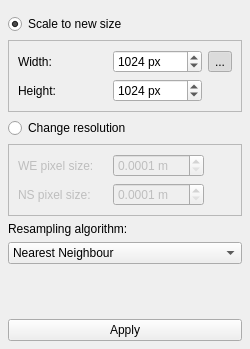
<?xml version="1.0" encoding="UTF-8"?>
<ui version="4.0">
 <class>ResizeWidget</class>
 <widget class="QWidget" name="ResizeWidget">
  <property name="geometry">
   <rect>
    <x>0</x>
    <y>0</y>
    <width>250</width>
    <height>349</height>
   </rect>
  </property>
  <property name="minimumSize">
   <size>
    <width>250</width>
    <height>0</height>
   </size>
  </property>
  <property name="windowTitle">
   <string>Form</string>
  </property>
  <layout class="QVBoxLayout" name="verticalLayout">
   <property name="leftMargin">
    <number>8</number>
   </property>
   <property name="topMargin">
    <number>8</number>
   </property>
   <property name="rightMargin">
    <number>8</number>
   </property>
   <property name="bottomMargin">
    <number>8</number>
   </property>
   <item>
    <widget class="QWidget" name="widget" native="true">
     <layout class="QHBoxLayout" name="horizontalLayout">
      <property name="leftMargin">
       <number>0</number>
      </property>
      <property name="topMargin">
       <number>0</number>
      </property>
      <property name="rightMargin">
       <number>0</number>
      </property>
      <property name="bottomMargin">
       <number>0</number>
      </property>
     </layout>
    </widget>
   </item>
   <item>
    <widget class="QRadioButton" name="sizeRadioButton">
     <property name="text">
      <string>Scale to new size</string>
     </property>
     <property name="checked">
      <bool>true</bool>
     </property>
    </widget>
   </item>
   <item>
    <widget class="QFrame" name="sizeFrame">
     <property name="frameShape">
      <enum>QFrame::StyledPanel</enum>
     </property>
     <property name="frameShadow">
      <enum>QFrame::Raised</enum>
     </property>
     <layout class="QGridLayout" name="gridLayout">
      <item row="0" column="0">
       <widget class="QLabel" name="label">
        <property name="text">
         <string>Width:</string>
        </property>
       </widget>
      </item>
      <item row="0" column="1">
       <widget class="QSpinBox" name="widthSpinBox">
        <property name="suffix">
         <string> px</string>
        </property>
        <property name="minimum">
         <number>1</number>
        </property>
        <property name="maximum">
         <number>32768</number>
        </property>
        <property name="value">
         <number>1024</number>
        </property>
       </widget>
      </item>
      <item row="0" column="2">
       <widget class="QToolButton" name="ratioButton">
        <property name="text">
         <string>...</string>
        </property>
        <property name="checkable">
         <bool>true</bool>
        </property>
        <property name="checked">
         <bool>true</bool>
        </property>
       </widget>
      </item>
      <item row="1" column="0">
       <widget class="QLabel" name="label_2">
        <property name="text">
         <string>Height:</string>
        </property>
       </widget>
      </item>
      <item row="1" column="1">
       <widget class="QSpinBox" name="heigthSpinBox">
        <property name="suffix">
         <string> px</string>
        </property>
        <property name="minimum">
         <number>1</number>
        </property>
        <property name="maximum">
         <number>32768</number>
        </property>
        <property name="value">
         <number>1024</number>
        </property>
       </widget>
      </item>
     </layout>
    </widget>
   </item>
   <item>
    <widget class="QRadioButton" name="resolutionRadioButton">
     <property name="text">
      <string>Change resolution</string>
     </property>
    </widget>
   </item>
   <item>
    <widget class="QFrame" name="resolutionFrame">
     <property name="enabled">
      <bool>false</bool>
     </property>
     <property name="frameShape">
      <enum>QFrame::StyledPanel</enum>
     </property>
     <property name="frameShadow">
      <enum>QFrame::Raised</enum>
     </property>
     <layout class="QGridLayout" name="gridLayout_2">
      <item row="0" column="0">
       <widget class="QLabel" name="label_3">
        <property name="text">
         <string>WE pixel size:</string>
        </property>
       </widget>
      </item>
      <item row="0" column="2">
       <spacer name="horizontalSpacer">
        <property name="orientation">
         <enum>Qt::Horizontal</enum>
        </property>
        <property name="sizeType">
         <enum>QSizePolicy::Fixed</enum>
        </property>
        <property name="sizeHint" stdset="0">
         <size>
          <width>28</width>
          <height>20</height>
         </size>
        </property>
       </spacer>
      </item>
      <item row="1" column="0">
       <widget class="QLabel" name="label_4">
        <property name="text">
         <string>NS pixel size:</string>
        </property>
       </widget>
      </item>
      <item row="0" column="1">
       <widget class="QDoubleSpinBox" name="weResSpinBox">
        <property name="suffix">
         <string> m</string>
        </property>
        <property name="decimals">
         <number>4</number>
        </property>
        <property name="minimum">
         <double>0.000100000000000</double>
        </property>
        <property name="maximum">
         <double>300.000000000000000</double>
        </property>
        <property name="singleStep">
         <double>10.000000000000000</double>
        </property>
       </widget>
      </item>
      <item row="1" column="1">
       <widget class="QDoubleSpinBox" name="nsResSpinBox">
        <property name="suffix">
         <string> m</string>
        </property>
        <property name="decimals">
         <number>4</number>
        </property>
        <property name="minimum">
         <double>0.000100000000000</double>
        </property>
        <property name="maximum">
         <double>300.000000000000000</double>
        </property>
        <property name="singleStep">
         <double>10.000000000000000</double>
        </property>
       </widget>
      </item>
     </layout>
    </widget>
   </item>
   <item>
    <widget class="QLabel" name="label_5">
     <property name="text">
      <string>Resampling algorithm:</string>
     </property>
    </widget>
   </item>
   <item>
    <widget class="QComboBox" name="resamplingComboBox">
     <item>
      <property name="text">
       <string>Nearest Neighbour</string>
      </property>
     </item>
     <item>
      <property name="text">
       <string>Bilinear</string>
      </property>
     </item>
     <item>
      <property name="text">
       <string>Cubic</string>
      </property>
     </item>
     <item>
      <property name="text">
       <string>Cubic Spline</string>
      </property>
     </item>
     <item>
      <property name="text">
       <string>Lanczos</string>
      </property>
     </item>
     <item>
      <property name="text">
       <string>Average</string>
      </property>
     </item>
     <item>
      <property name="text">
       <string>Mode</string>
      </property>
     </item>
     <item>
      <property name="text">
       <string>Gauss</string>
      </property>
     </item>
    </widget>
   </item>
   <item>
    <spacer name="verticalSpacer">
     <property name="orientation">
      <enum>Qt::Vertical</enum>
     </property>
     <property name="sizeHint" stdset="0">
      <size>
       <width>20</width>
       <height>171</height>
      </size>
     </property>
    </spacer>
   </item>
   <item>
    <widget class="QPushButton" name="applyButton">
     <property name="text">
      <string>Apply</string>
     </property>
     <property name="iconSize">
      <size>
       <width>24</width>
       <height>24</height>
      </size>
     </property>
    </widget>
   </item>
  </layout>
 </widget>
 <tabstops>
  <tabstop>sizeRadioButton</tabstop>
  <tabstop>widthSpinBox</tabstop>
  <tabstop>heigthSpinBox</tabstop>
  <tabstop>ratioButton</tabstop>
  <tabstop>resolutionRadioButton</tabstop>
  <tabstop>weResSpinBox</tabstop>
  <tabstop>nsResSpinBox</tabstop>
 </tabstops>
 <resources/>
 <connections>
  <connection>
   <sender>sizeRadioButton</sender>
   <signal>toggled(bool)</signal>
   <receiver>sizeFrame</receiver>
   <slot>setEnabled(bool)</slot>
   <hints>
    <hint type="sourcelabel">
     <x>81</x>
     <y>19</y>
    </hint>
    <hint type="destinationlabel">
     <x>113</x>
     <y>42</y>
    </hint>
   </hints>
  </connection>
  <connection>
   <sender>resolutionRadioButton</sender>
   <signal>toggled(bool)</signal>
   <receiver>resolutionFrame</receiver>
   <slot>setEnabled(bool)</slot>
   <hints>
    <hint type="sourcelabel">
     <x>59</x>
     <y>121</y>
    </hint>
    <hint type="destinationlabel">
     <x>86</x>
     <y>138</y>
    </hint>
   </hints>
  </connection>
 </connections>
</ui>
